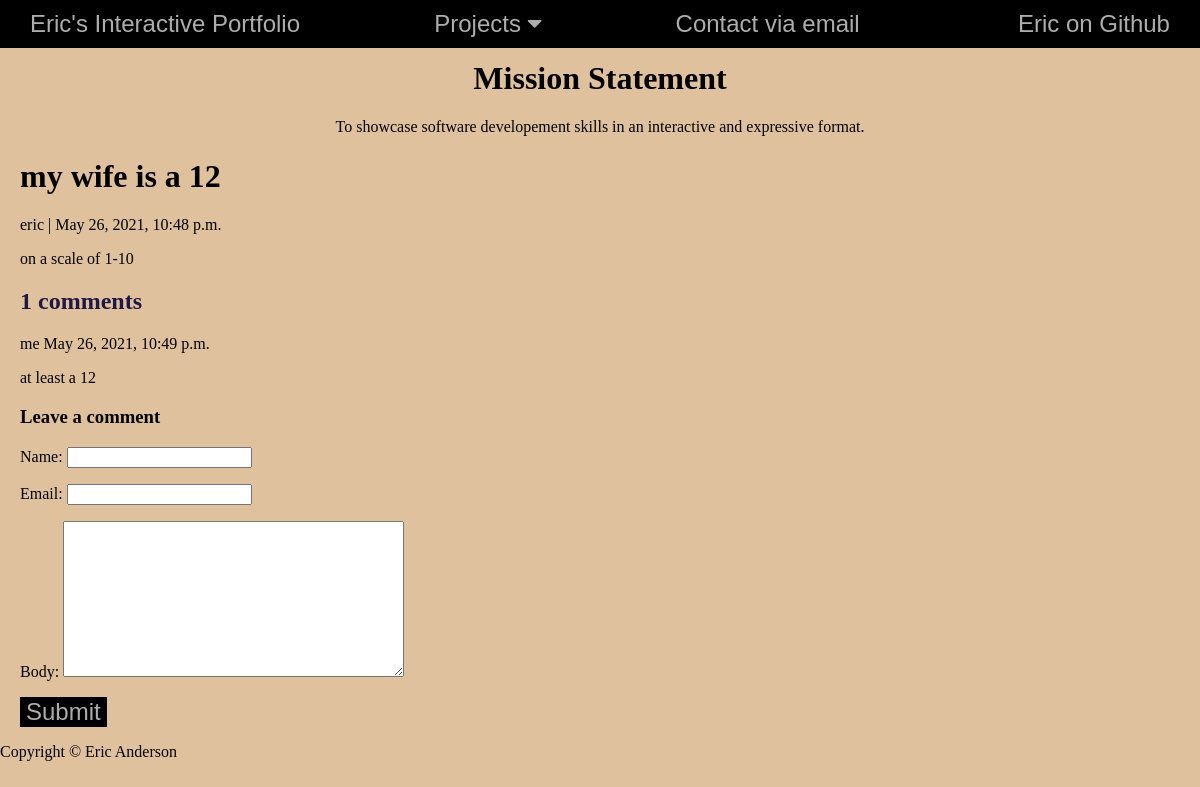
Before: /blogs/my-wife-is-a-12/ with the older database file.
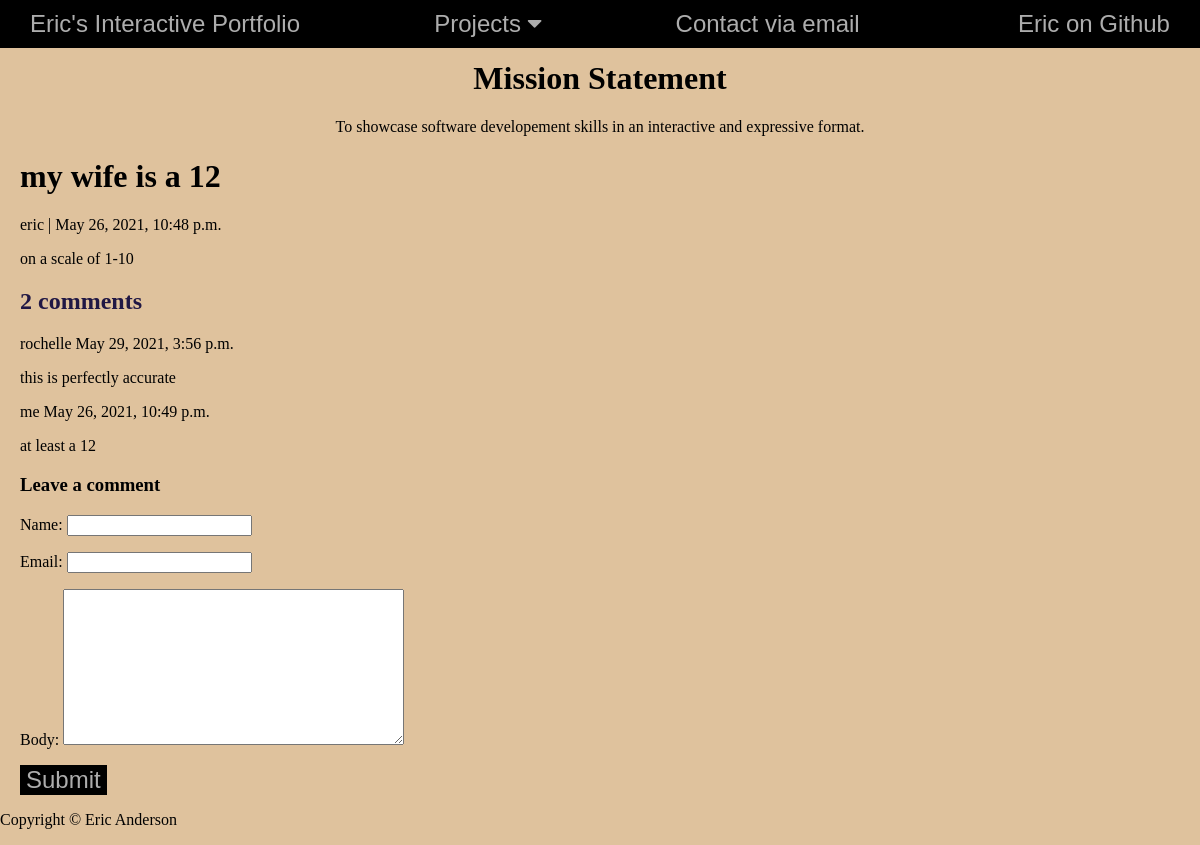
After: the same page with the newer database file.
### blog/models.py (models this page shows, shortened)
class Comment(models.Model):
    post = models.ForeignKey(Post, on_delete=models.CASCADE, related_name='comments')
    name = models.CharField(max_length=80)
    email = models.EmailField()
    body = models.TextField()
    created_on = models.DateTimeField(auto_now_add=True)
    active = models.BooleanField(default=False)
    class Meta:
        ordering = ["created_on"]

### blog/views.py (the view)
# urls.py: path('<slug:slug>/', views.post_detail, name='post_detail'),
def post_detail(request, slug):
    template_name = 'post_detail.html'
    post = get_object_or_404(Post, slug=slug)
    comments = post.comments.filter(active=True).order_by("-created_on")
    new_comment = None
    if request.method == 'POST':
        comment_form = CommentForm(data=request.POST)
        if comment_form.is_valid():
            new_comment = comment_form.save(commit=False)
        new_comment.post = post
        new_comment.save()
    else:
        comment_form = CommentForm()
    return render(request, template_name, {'post': post,
                                            'comments': comments,
                                            'new_comment': new_comment,
                                            'comment_form': comment_form})

### blog/forms.py
class CommentForm(forms.ModelForm):
    class Meta:
        model = Comment
        fields = ('name', 'email', 'body')

### templates/post_detail.html (shortened to what this page needs)
{% extends 'base.html' %} {% block content %}
<div class="comments">
  <h1>{% block title %} {{ post.title }} {% endblock title %}</h1>
  <p>{{ post.author }} | {{ post.created_on }}</p>
  <p>{{ post.content | safe }}</p>
  <div class="comment_block">
      <h2>{{ comments.count }} comments</h2>
      {% for comment in comments %}
      <div class="comments">
        <p>
          {{ comment.name }}
          <span>
            {{ comment.created_on }}
          </span>
        </p>
        {{ comment.body | linebreaks }}
      </div>
      {% endfor %}
  </div>
    <div class="card-body">
      {% if new_comment %}
      <div class="alert alert-success" role="alert">
        Your comment is awaiting moderation
      </div>
      {% else %}
      <h3>Leave a comment</h3>
      <form method="post">
        {{ comment_form.as_p }}
        <button type="submit" class="btn btn-primary  btn-lg">Submit</button>
      </form>
      {% endif %}
    </div>
</div>
{% endblock content %}

Changed rows visible on the page:
added Comment: name "rochelle", created_on "May 29, 2021, 3:56 p.m.", body "this is perfectly accurate"
Other visible differences:
{{ comments.count }}: "1" → "2"
